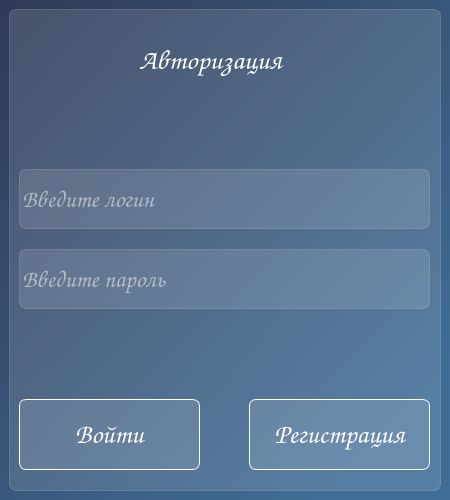
<?xml version="1.0" encoding="UTF-8"?>
<ui version="4.0">
 <class>MainWindow</class>
 <widget class="QMainWindow" name="MainWindow">
  <property name="enabled">
   <bool>true</bool>
  </property>
  <property name="geometry">
   <rect>
    <x>0</x>
    <y>0</y>
    <width>450</width>
    <height>500</height>
   </rect>
  </property>
  <property name="minimumSize">
   <size>
    <width>450</width>
    <height>500</height>
   </size>
  </property>
  <property name="maximumSize">
   <size>
    <width>450</width>
    <height>500</height>
   </size>
  </property>
  <property name="windowTitle">
   <string>Authorization</string>
  </property>
  <property name="styleSheet">
   <string notr="true">background-color: qlineargradient(spread:pad, x1:0, y1:0, x2:0.840909, y2:0.881, stop:0 rgba(47, 58, 86, 255), stop:1 rgba(64, 109, 150, 255));
font-family: Comic Sans MS;</string>
  </property>
  <widget class="QWidget" name="centralwidget">
   <layout class="QVBoxLayout" name="verticalLayout">
    <item>
     <widget class="QFrame" name="frame">
      <property name="styleSheet">
       <string notr="true">background-color: rgba(255,255,255, 30);
border: 1px solid rgba(255,255,255,40);
border-radius: 7px;</string>
      </property>
      <property name="frameShape">
       <enum>QFrame::StyledPanel</enum>
      </property>
      <property name="frameShadow">
       <enum>QFrame::Raised</enum>
      </property>
      <widget class="QPushButton" name="incomeButton">
       <property name="geometry">
        <rect>
         <x>10</x>
         <y>390</y>
         <width>181</width>
         <height>71</height>
        </rect>
       </property>
       <property name="maximumSize">
        <size>
         <width>500</width>
         <height>105</height>
        </size>
       </property>
       <property name="styleSheet">
        <string notr="true">QPushButton {
color: white;
border-radius: 7px;
border-color: white;
font-weight: bold;
font-size: 20pt;
}
QPushButton:hover{
color: rgb(141, 170, 255);
}
QPushButton:pressed{
background-color: rgdargba(255, 255, 255, 70);
}</string>
       </property>
       <property name="text">
        <string>Войти</string>
       </property>
      </widget>
      <widget class="QPushButton" name="registrationButton">
       <property name="geometry">
        <rect>
         <x>240</x>
         <y>390</y>
         <width>181</width>
         <height>71</height>
        </rect>
       </property>
       <property name="styleSheet">
        <string notr="true">QPushButton {
color: white;
border-radius: 7px;
border-color: white;
font-weight: bold;
font-size: 20pt;
}
QPushButton:hover{
color: rgb(141, 170, 255);
}
QPushButton:pressed{
background-color: rgdargba(255, 255, 255, 70);
}</string>
       </property>
       <property name="text">
        <string>Регистрация</string>
       </property>
      </widget>
      <widget class="QLineEdit" name="line_login">
       <property name="geometry">
        <rect>
         <x>10</x>
         <y>160</y>
         <width>411</width>
         <height>60</height>
        </rect>
       </property>
       <property name="styleSheet">
        <string notr="true">color: white;
font-weight: bold;
font-size: 18pt;</string>
       </property>
       <property name="inputMask">
        <string/>
       </property>
       <property name="readOnly">
        <bool>false</bool>
       </property>
       <property name="placeholderText">
        <string>Введите логин</string>
       </property>
       <property name="clearButtonEnabled">
        <bool>false</bool>
       </property>
      </widget>
      <widget class="QLineEdit" name="line_password">
       <property name="geometry">
        <rect>
         <x>10</x>
         <y>240</y>
         <width>411</width>
         <height>60</height>
        </rect>
       </property>
       <property name="styleSheet">
        <string notr="true">color: white;
font-weight: bold;
font-size: 18pt;</string>
       </property>
       <property name="inputMask">
        <string/>
       </property>
       <property name="echoMode">
        <enum>QLineEdit::Password</enum>
       </property>
       <property name="readOnly">
        <bool>false</bool>
       </property>
       <property name="placeholderText">
        <string>Введите пароль</string>
       </property>
       <property name="clearButtonEnabled">
        <bool>false</bool>
       </property>
      </widget>
      <widget class="QLabel" name="label">
       <property name="geometry">
        <rect>
         <x>130</x>
         <y>20</y>
         <width>191</width>
         <height>61</height>
        </rect>
       </property>
       <property name="styleSheet">
        <string notr="true">color: white;
font-weight: bold;
font-size: 21pt;
background-color: none;
border: none;</string>
       </property>
       <property name="text">
        <string>Авторизация</string>
       </property>
      </widget>
     </widget>
    </item>
   </layout>
  </widget>
 </widget>
 <resources/>
 <connections/>
</ui>
